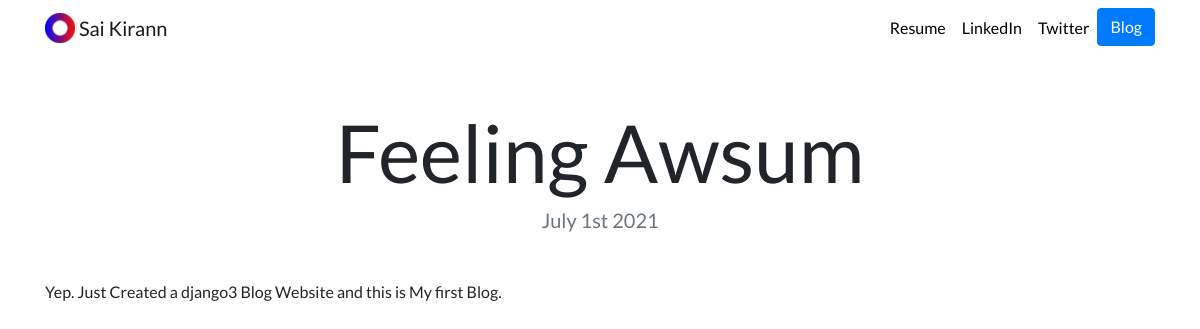
/blog/5/, run on the app's committed database.
### blog/models.py (models this page shows, shortened)
class Blog(models.Model):
    title= models.CharField(max_length=200)
    description= models.TextField()
    date= models.DateField()

### blog/views.py (the view)
# urls.py: path('<int:blog_id>/', views.details,name="details"),
def details(request, blog_id):
    blog= get_object_or_404(Blog, pk=blog_id)
    return render(request,'blog/details.html',{"blog":blog})

### blog/templates/blog/details.html
{% extends "portfolio/basetemplate.html" %}
{% load static %}
{% block content %}
<h1 class="text-center mt-5" id="blogdetailtitle">{{ blog.title }}</h1>
<h5 class="text-center text-muted mb-5">{{ blog.date|date:'F jS Y' }}</h5>
{{ blog.description|safe }}
{% endblock %}

### portfolio/static/portfolio/custom.css (style rules this page uses)
body { font-family: 'Lato', sans-serif; }
@media (min-width: 992px) { #blogdetailtitle { font-size: 5rem; } }

### data on the page
Blog: title "Feeling Awsum", date "July 1st 2021", description "Yep. Just Created a django3 Blog Website and this is My first Blog."
